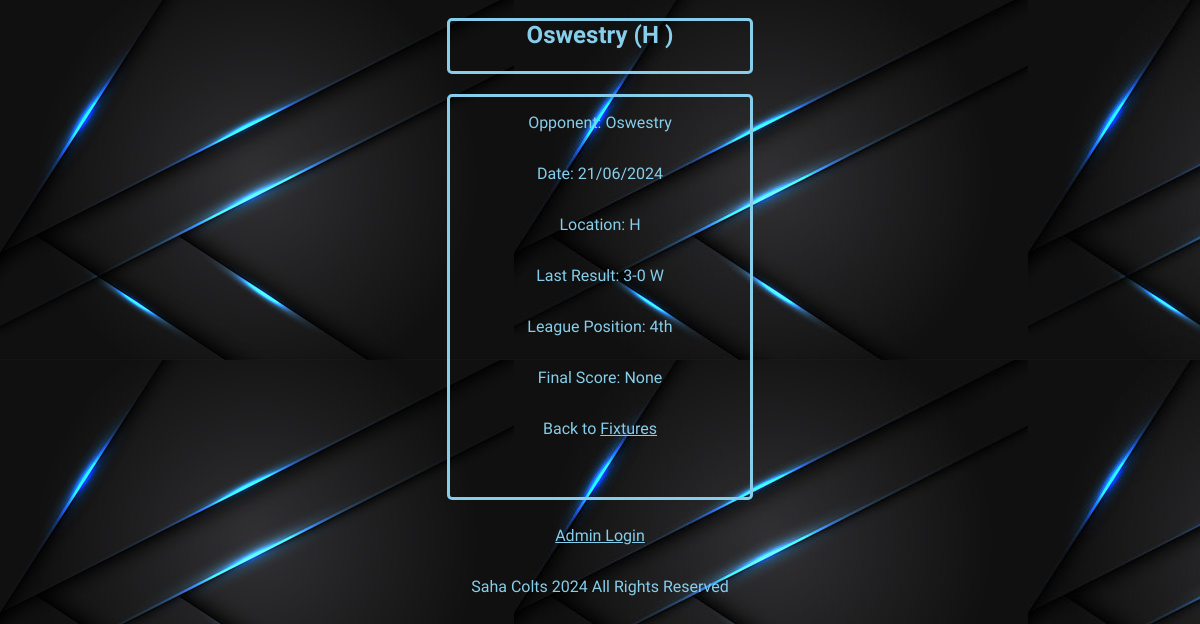
/matches/matchdetails/1, run on the app's committed database.
### players/models.py (models this page shows)
class Match(models.Model):
    opponent = models.CharField(max_length=100)
    hora = models.CharField(max_length=1)
    date = models.CharField(max_length=20)
    lastresult = models.CharField(null=True, max_length=100)
    leagueposition = models.CharField(max_length=5)
    finalscore = models.CharField(null=True, max_length=100)

### players/views.py (the view)
# urls.py: path('matches/matchdetails/<int:id>', views.matchdetails, name='matchdetails'),
def matchdetails(request, id):
  mymatch = Match.objects.get(id=id)
  template = loader.get_template('matchdetails.html')
  context = {
    'mymatch': mymatch,
  }
  return HttpResponse(template.render(context, request))

### players/templates/matchdetails.html (shortened to what this page needs)
{% extends "master.html" %}
{% block content %}
<section id="matchdetails">
  <h1 id="matchdetailsheader">{{ mymatch.opponent }} ({{ mymatch.hora }} )</h1>
  <div id="matchdetails">
  <p>Opponent: {{ mymatch.opponent }} </p>
  <p>Date: {{ mymatch.date }}</p>
  <p>Location: {{mymatch.hora}}</p>
  <p>Last Result: {{mymatch.lastresult}}</p>
  <p>League Position: {{mymatch.leagueposition}}</p>
  <p>Final Score: {{mymatch.finalscore}}
  <p>Back to <a class="links"href="/matches">Fixtures</a></p>
  </div>
</section>
<footer>
  <p><a class="links" href="/admin">Admin Login</a></p>
  <p> Saha Colts 2024 All Rights Reserved </p>
</footer>
{% endblock %}

### productionfiles/global.css (style rules this page uses)
body { background-image: url("background.jpg"); font-family: "Oswald", sans-serif; height: 100vm; width:20vm; display:flex; flex-direction: column; }
footer { display: flex; flex-direction: column; align-items: center; color: skyblue; }
.links { color:skyblue }
.links:link { color: skyblue; }

### data on the page
Match: opponent "Oswestry", hora "H", date "21/06/2024", lastresult "3-0 W", leagueposition "4th", finalscore "None"
